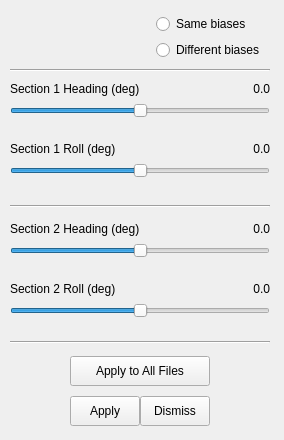
<?xml version="1.0" encoding="UTF-8"?>
<!--
  mbnavadjust_biases.ui - Settings > Biases of the analysis window of the navigation adjustment tool
  (mbnavadjust's bulletinBoard_biases, mbnavadjust_creation.c): heading and roll biases of the two
  sections' files, the same for both or each its own. Loaded at runtime by
  src/mbnavadjust/mbnavadjust_window.cpp. Absolute geometry from the Motif bulletin board, no layouts.
  Each Motif XmScale (titled, showValue on, one decimal) is a title label, a slider, and a label
  named after it + "Value".
-->
<ui version="4.0">
 <class>MbNavAdjustBiases</class>
 <widget class="QDialog" name="bulletinBoard_biases">
  <property name="geometry">
   <rect><x>0</x><y>0</y><width>284</width><height>440</height></rect>
  </property>
  <property name="windowTitle">
   <string>MBnavadjust - Biases</string>
  </property>
  <widget class="QLabel" name="label_biases_files">
   <property name="geometry"><rect><x>10</x><y>10</y><width>140</width><height>50</height></rect></property>
   <property name="alignment"><set>Qt::AlignLeft|Qt::AlignTop</set></property>
  </widget>
  <widget class="QRadioButton" name="toggleButton_biases_together">
   <property name="geometry"><rect><x>156</x><y>12</y><width>121</width><height>24</height></rect></property>
   <property name="text"><string>Same biases</string></property>
  </widget>
  <widget class="QRadioButton" name="toggleButton_biases_separate">
   <property name="geometry"><rect><x>156</x><y>38</y><width>121</width><height>24</height></rect></property>
   <property name="text"><string>Different biases</string></property>
  </widget>
  <widget class="Line" name="separator8">
   <property name="geometry"><rect><x>10</x><y>64</y><width>260</width><height>12</height></rect></property>
   <property name="orientation"><enum>Qt::Horizontal</enum></property>
  </widget>
  <widget class="QLabel" name="label_biases_heading1">
   <property name="geometry"><rect><x>10</x><y>80</y><width>200</width><height>18</height></rect></property>
   <property name="text"><string>Section 1 Heading (deg)</string></property>
  </widget>
  <widget class="QLabel" name="scale_biases_heading1Value">
   <property name="geometry"><rect><x>214</x><y>80</y><width>56</width><height>18</height></rect></property>
   <property name="text"><string>0.0</string></property>
   <property name="alignment"><set>Qt::AlignRight|Qt::AlignVCenter</set></property>
  </widget>
  <widget class="QSlider" name="scale_biases_heading1">
   <property name="geometry"><rect><x>10</x><y>100</y><width>260</width><height>22</height></rect></property>
   <property name="orientation"><enum>Qt::Horizontal</enum></property>
   <property name="minimum"><number>-99</number></property>
   <property name="maximum"><number>99</number></property>
  </widget>
  <widget class="QLabel" name="label_biases_roll1">
   <property name="geometry"><rect><x>10</x><y>140</y><width>200</width><height>18</height></rect></property>
   <property name="text"><string>Section 1 Roll (deg)</string></property>
  </widget>
  <widget class="QLabel" name="scale_biases_roll1Value">
   <property name="geometry"><rect><x>214</x><y>140</y><width>56</width><height>18</height></rect></property>
   <property name="text"><string>0.0</string></property>
   <property name="alignment"><set>Qt::AlignRight|Qt::AlignVCenter</set></property>
  </widget>
  <widget class="QSlider" name="scale_biases_roll1">
   <property name="geometry"><rect><x>10</x><y>160</y><width>260</width><height>22</height></rect></property>
   <property name="orientation"><enum>Qt::Horizontal</enum></property>
   <property name="minimum"><number>-99</number></property>
   <property name="maximum"><number>99</number></property>
  </widget>
  <widget class="Line" name="separator6">
   <property name="geometry"><rect><x>10</x><y>200</y><width>260</width><height>12</height></rect></property>
   <property name="orientation"><enum>Qt::Horizontal</enum></property>
  </widget>
  <widget class="QLabel" name="label_biases_heading2">
   <property name="geometry"><rect><x>10</x><y>220</y><width>200</width><height>18</height></rect></property>
   <property name="text"><string>Section 2 Heading (deg)</string></property>
  </widget>
  <widget class="QLabel" name="scale_biases_heading2Value">
   <property name="geometry"><rect><x>214</x><y>220</y><width>56</width><height>18</height></rect></property>
   <property name="text"><string>0.0</string></property>
   <property name="alignment"><set>Qt::AlignRight|Qt::AlignVCenter</set></property>
  </widget>
  <widget class="QSlider" name="scale_biases_heading2">
   <property name="geometry"><rect><x>10</x><y>240</y><width>260</width><height>22</height></rect></property>
   <property name="orientation"><enum>Qt::Horizontal</enum></property>
   <property name="minimum"><number>-99</number></property>
   <property name="maximum"><number>99</number></property>
  </widget>
  <widget class="QLabel" name="label_biases_roll2">
   <property name="geometry"><rect><x>10</x><y>280</y><width>200</width><height>18</height></rect></property>
   <property name="text"><string>Section 2 Roll (deg)</string></property>
  </widget>
  <widget class="QLabel" name="scale_biases_roll2Value">
   <property name="geometry"><rect><x>214</x><y>280</y><width>56</width><height>18</height></rect></property>
   <property name="text"><string>0.0</string></property>
   <property name="alignment"><set>Qt::AlignRight|Qt::AlignVCenter</set></property>
  </widget>
  <widget class="QSlider" name="scale_biases_roll2">
   <property name="geometry"><rect><x>10</x><y>300</y><width>260</width><height>22</height></rect></property>
   <property name="orientation"><enum>Qt::Horizontal</enum></property>
   <property name="minimum"><number>-99</number></property>
   <property name="maximum"><number>99</number></property>
  </widget>
  <widget class="Line" name="separator9">
   <property name="geometry"><rect><x>10</x><y>336</y><width>260</width><height>12</height></rect></property>
   <property name="orientation"><enum>Qt::Horizontal</enum></property>
  </widget>
  <widget class="QPushButton" name="pushButton_biases_applyall">
   <property name="geometry"><rect><x>70</x><y>356</y><width>140</width><height>30</height></rect></property>
   <property name="text"><string>Apply to All Files</string></property>
   <property name="autoDefault"><bool>false</bool></property>
  </widget>
  <widget class="QPushButton" name="pushButton_biases_apply">
   <property name="geometry"><rect><x>70</x><y>396</y><width>70</width><height>30</height></rect></property>
   <property name="text"><string>Apply</string></property>
   <property name="autoDefault"><bool>false</bool></property>
  </widget>
  <widget class="QPushButton" name="pushButton_biases_dismiss">
   <property name="geometry"><rect><x>140</x><y>396</y><width>70</width><height>30</height></rect></property>
   <property name="text"><string>Dismiss</string></property>
   <property name="autoDefault"><bool>false</bool></property>
  </widget>
 </widget>
 <resources/>
 <connections/>
</ui>
